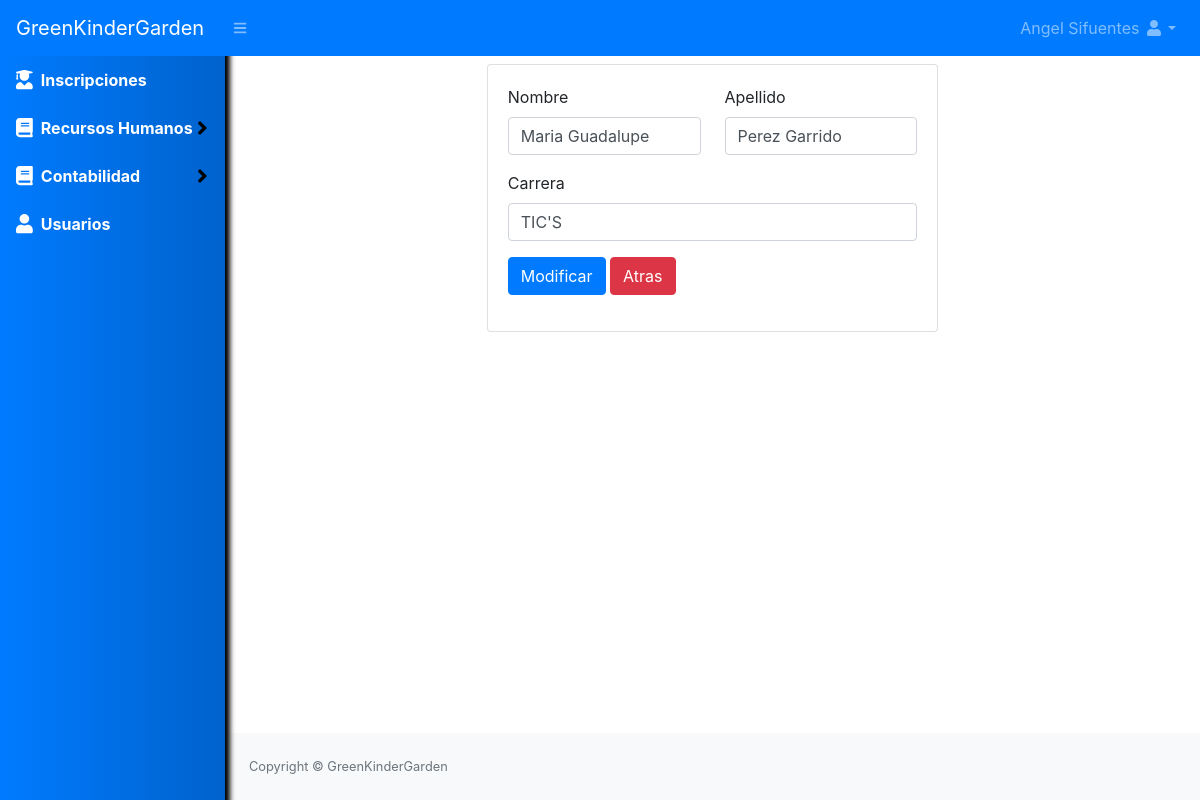
The app's page /inscripciones/editar?id=1 (signed in) with its own data.
### tables this page shows
CREATE TABLE `inscripcion` (
  `id` int(20) NOT NULL,
  `nombre_alumno` varchar(50) NOT NULL,
  `apellido_alumno` varchar(50) NOT NULL,
  `carrera_alumno` varchar(50) NOT NULL,
  `estado` int(11) NOT NULL DEFAULT 1
);

### Libraries/Core/Views.php (called while the page is built)
<?php
class Views{
    function getView($controller, $view, $data="", $alert="", $config = "", $cliente = "")
    {
        $controller = get_class($controller);
        if ($controller == "Home") {
            $view = "Views/".$view.".php";
        }else{
            $view = "Views/" . $controller . "/" . $view . ".php";
        }
        require_once($view);
    }
}
?>

### index.php (called while the page is built, shortened)
<?php
require_once("Helpers/Helpers.php");
require_once("Libraries/Core/Load.php");
?>

### Helpers/Helpers.php (called while the page is built, shortened)
<?php
function base_url()
{
    return BASE_URL;
}
?>

### Libraries/Core/Mysql.php (called while the page is built, shortened)
<?php
class Mysql extends Conexion{
    private $conexion;
    function __construct()
    {
        $this->conexion = new Conexion();
        $this->conexion = $this->conexion->conect();
    }
    public function select(string $query){
        $this->strquery = $query;
        $result = $this->conexion->prepare($this->strquery);
        $result->execute();
        $data = $result->fetch(PDO::FETCH_ASSOC);
        return $data;
    }
}
?>

### Libraries/Core/Conexion.php (called while the page is built)
<?php
class Conexion{
    private $conect;
    public function __construct()
    {
      $conexion = "mysql:host=".HOST.";dbname=".BD.";.CHARSET.";
      try {
          $this->conect = new PDO($conexion, DB_USER, PASS);
          $this->conect->setAttribute(PDO::ATTR_ERRMODE, PDO::ERRMODE_EXCEPTION);
      } catch (PDOException $e) {
          $this->conect = "Error en la conexion";
          echo "Error: " . $e->getMessage();
      }
    }
    public function conect()
    {
        return $this->conect;
    }
}
?>

### Models/InscripcionesModel.php (called while the page is built, shortened)
<?php
class InscripcionesModel extends Mysql{
    public function editInscripcion(int $id)
    {
        $sql = "SELECT * FROM inscripcion WHERE id = $id";
        $res = $this->select($sql);
        return $res;
    }
}
?>

### Views/inscripciones/editar.php (the view, shortened to what this page needs)
<div id="layoutSidenav_content">
    <main>
        <div class="container-fluid">
            <div class="row mt-2">
                <div class="col-lg-6 m-auto">
                    <div class="card">
                        <div class="card-body">
                            <form action="<?php echo base_url(); ?>inscripciones/modificar" method="post" enctype="multipart/form-data" autocomplete="off">
                                <div class="row">
                                    <div class="col-md-6">
                                        <div class="form-group">
                                            <label for="nombre_alumno">Nombre</label>
                                            <input id="nombre_alumno" class="form-control" type="text" name="nombre_alumno" value="<?php echo $data['nombre_alumno']; ?>">
                                        </div>
                                    </div>
                                    <div class="col-md-6">
                                        <div class="form-group">
                                            <label for="apellido_alumno">Apellido</label>
                                            <input id="apellido_alumno" class="form-control" type="text" name="apellido_alumno" value="<?php echo $data['apellido_alumno']; ?>">
                                        </div>
                                    </div>
                                    <div class="col-md-12">
                                        <div class="form-group">
                                            <label for="carrera_alumno">Carrera</label>
                                            <input id="carrera_alumno" class="form-control" type="text" name="carrera_alumno" value="<?php echo $data['carrera_alumno']; ?>">
                                        </div>
                                    </div>
                                    <div class="col-md-12">
                                        <div class="form-group">
                                            <button class="btn btn-primary" type="submit">Modificar</button>
                                            <a class="btn btn-danger" href="<?php echo base_url(); ?>inscripciones">Atras</a>
                                        </div>
                                    </div>
                                </div>
                            </form>
                        </div>
                    </div>
                </div>
            </div>
        </div>
    </main>

### records on screen
inscripcion: nombre_alumno "Maria Guadalupe", apellido_alumno "Perez Garrido", carrera_alumno "TIC'S"

### other values on screen
$_SESSION['nombre'] "Angel Sifuentes"
